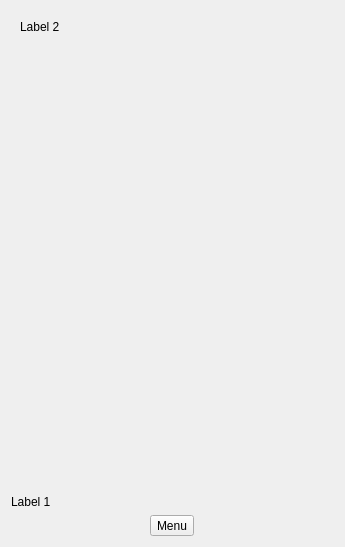
<?xml version="1.0" encoding="UTF-8"?>
<ui version="4.0">
 <author>Martin Karlsson</author>
 <class>Form</class>
 <widget class="QWidget" name="Form">
  <property name="geometry">
   <rect>
    <x>0</x>
    <y>0</y>
    <width>345</width>
    <height>547</height>
   </rect>
  </property>
  <property name="windowTitle">
   <string>Form</string>
  </property>
  <property name="windowIcon">
   <iconset>
    <normaloff>../res/img/jk_troll.png</normaloff>../res/img/jk_troll.png</iconset>
  </property>
  <layout class="QVBoxLayout" name="verticalLayout">
   <item>
    <widget class="QStackedWidget" name="stackedWidget">
     <property name="currentIndex">
      <number>0</number>
     </property>
     <widget class="QWidget" name="page">
      <layout class="QFormLayout" name="formLayout">
       <item row="1" column="0">
        <widget class="QLabel" name="label_2">
         <property name="text">
          <string>Label 2</string>
         </property>
        </widget>
       </item>
      </layout>
     </widget>
     <widget class="QWidget" name="page_2">
      <layout class="QGridLayout" name="gridLayout">
       <item row="0" column="0">
        <widget class="QLabel" name="label_3">
         <property name="text">
          <string>3</string>
         </property>
        </widget>
       </item>
       <item row="1" column="0">
        <widget class="QLabel" name="label_4">
         <property name="text">
          <string>4</string>
         </property>
        </widget>
       </item>
      </layout>
     </widget>
    </widget>
   </item>
   <item>
    <widget class="QLabel" name="label">
     <property name="text">
      <string>Label 1</string>
     </property>
    </widget>
   </item>
   <item alignment="Qt::AlignHCenter|Qt::AlignBottom">
    <widget class="QToolButton" name="toolButton">
     <property name="contextMenuPolicy">
      <enum>Qt::DefaultContextMenu</enum>
     </property>
     <property name="text">
      <string>Menu</string>
     </property>
     <property name="icon">
      <iconset>
       <normaloff>../res/img/jk_troll.png</normaloff>../res/img/jk_troll.png</iconset>
     </property>
     <property name="iconSize">
      <size>
       <width>24</width>
       <height>24</height>
      </size>
     </property>
     <property name="popupMode">
      <enum>QToolButton::DelayedPopup</enum>
     </property>
     <property name="toolButtonStyle">
      <enum>Qt::ToolButtonTextBesideIcon</enum>
     </property>
     <property name="autoRaise">
      <bool>false</bool>
     </property>
     <property name="arrowType">
      <enum>Qt::NoArrow</enum>
     </property>
    </widget>
   </item>
  </layout>
  <action name="actionPage_1">
   <property name="text">
    <string>Page 1</string>
   </property>
  </action>
  <action name="actionPage_2">
   <property name="text">
    <string>Page 2</string>
   </property>
  </action>
  <action name="actionQuit">
   <property name="text">
    <string>Quit</string>
   </property>
   <property name="shortcut">
    <string>Ctrl+Q</string>
   </property>
  </action>
  <action name="actionchange_page">
   <property name="text">
    <string>change page</string>
   </property>
  </action>
 </widget>
 <tabstops>
  <tabstop>toolButton</tabstop>
 </tabstops>
 <resources/>
 <connections>
  <connection>
   <sender>stackedWidget</sender>
   <signal>currentChanged(int)</signal>
   <receiver>label</receiver>
   <slot>setNum(int)</slot>
   <hints>
    <hint type="sourcelabel">
     <x>79</x>
     <y>144</y>
    </hint>
    <hint type="destinationlabel">
     <x>79</x>
     <y>484</y>
    </hint>
   </hints>
  </connection>
  <connection>
   <sender>actionQuit</sender>
   <signal>triggered()</signal>
   <receiver>Form</receiver>
   <slot>close()</slot>
   <hints>
    <hint type="sourcelabel">
     <x>-1</x>
     <y>-1</y>
    </hint>
    <hint type="destinationlabel">
     <x>191</x>
     <y>190</y>
    </hint>
   </hints>
  </connection>
 </connections>
</ui>
